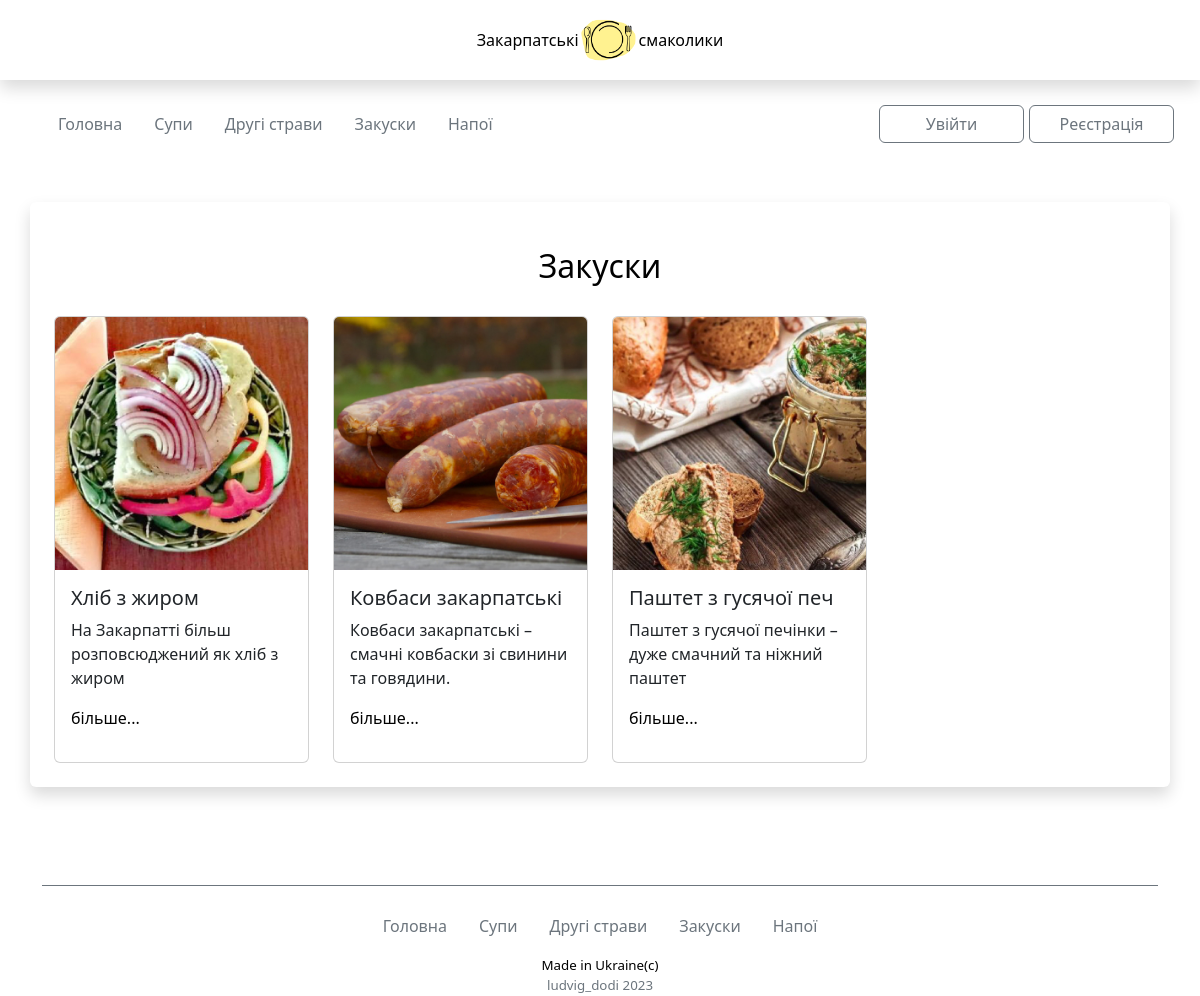
Page /aperetize on the earlier database version.
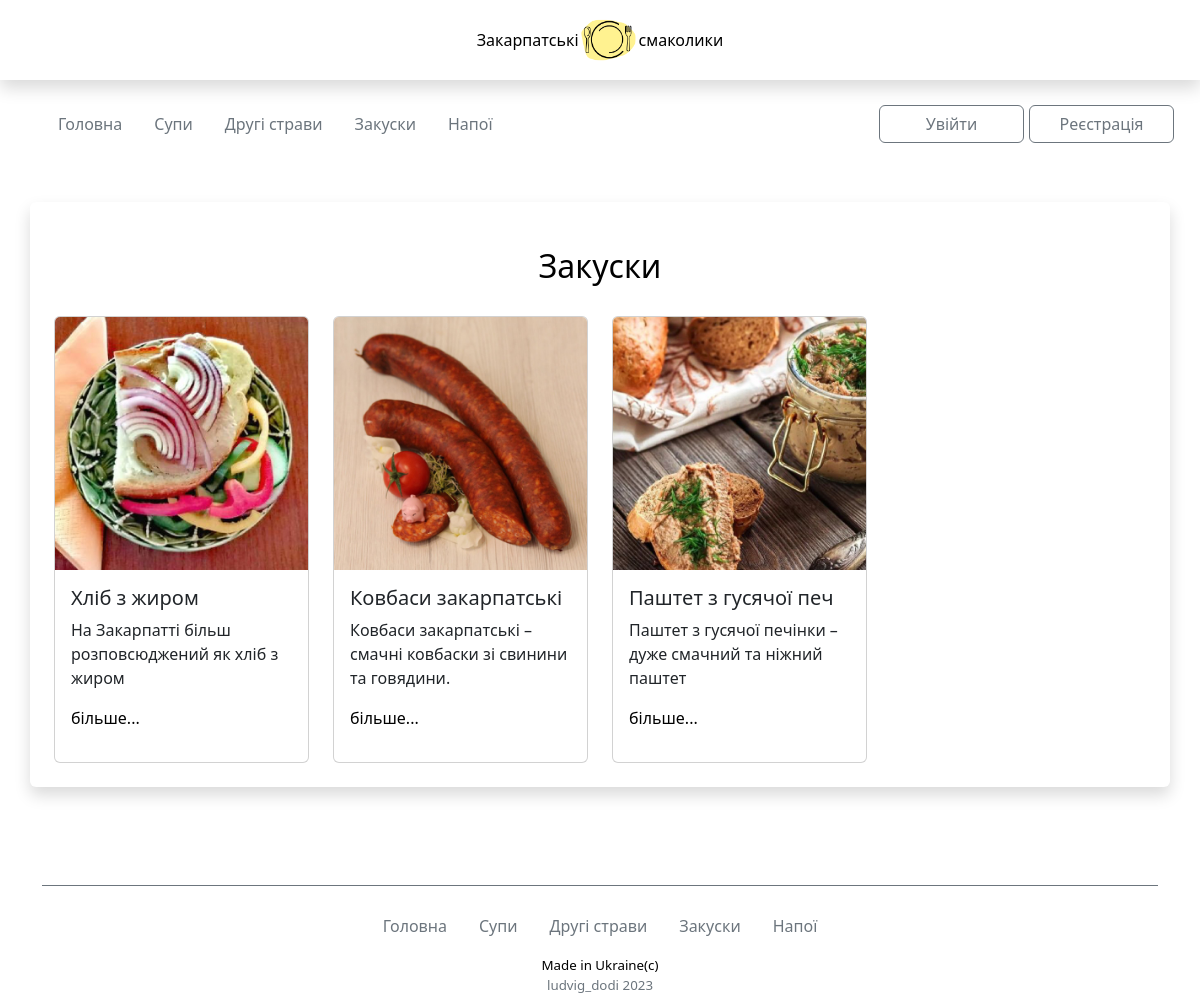
Same page on the later database version.
### recipes_app/models.py (models this page shows, shortened)
class Recipes(models.Model):
    name = models.CharField('Назва страв', max_length=20, blank=False)
    food_type = models.CharField('Тип їжі', max_length=20, blank=False, default='')
    short_desc = models.TextField('Короткий опис', max_length=80, blank=False)
    img = models.ImageField(null=True, blank=True, upload_to="media/", verbose_name='img')
    text = RichTextUploadingField('Recipe')
    text_second = models.TextField('text', default='-')
    text_third = models.TextField('text', default='-')

### recipes_app/views.py (the view)
# urls.py: path('aperetize', aperetize_page, name='aperetize_page'),
def aperetize_page(request):
    aperetize = Recipes.objects.all()
    return render(request, 'aperetize_page.html', context={'aperetize': aperetize})

### templates/aperetize_page.html
{% extends 'base.html' %}
{% load static %}
{% block content %}
<div class="recipe-item">
    <div class="container shadow p-4 mb-5 mt-5 bg-body rounded">
        <h1>Закуски </h1>
        <div class="row gy-3">
            {%  for i in aperetize %}
            {% if i.food_type == 'aperetize' %}
            <div class="col-lg-3 col-md-4 col-sm-6">
                <div class="card h-100 mb-3">
                    <a href="{{i.id}}"><img src="{{i.img.url}}" class="card-img-top" alt="..."></a>
                    <div class="card-body">
                      <h5 class="card-title">{{i.name}}</h5>
                      <p class="card-text">{{i.short_desc}}</p>
                      <a href="{{i.id}}">більше...</a>
                    </div>
                </div>
            </div>
            {% endif %}
            {% endfor %}
        </div>
    </div>
</div>
{% endblock content %}

Differences in the rows shown:
changed Recipes "Ковбаси закарпатські": img: a different picture
